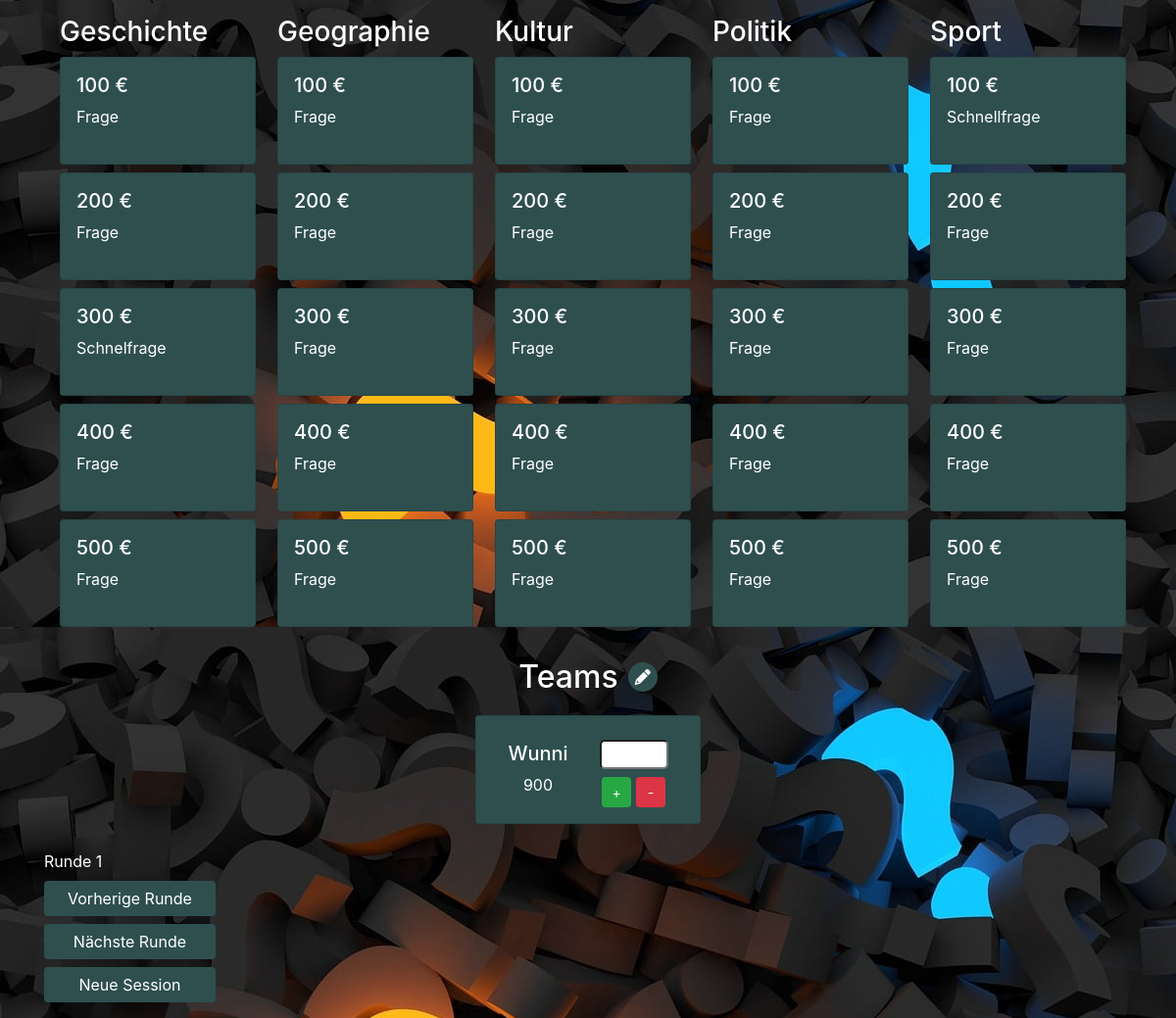
The page / on the database its author committed.
### tables this page shows
CREATE TABLE questions (
                ﻿question_id INTEGER PRIMARY KEY,
                question TEXT,
                answer TEXT,
                category TEXT,
                type TEXT,
                points INTEGER
            );

CREATE TABLE teams (
                team_id INTEGER PRIMARY KEY AUTOINCREMENT,
                name TEXT NOT NULL,
                score INTEGER DEFAULT 0,
                buzzer_id INTEGER,
                is_active INTEGER,
                buzzer_sound TEXT
                );

### app.py (the view)
@app.route('/')
def index():
    teams = dao.get_teams()
    answered_questions = dao.get_answered_questions_of_round(session_id, round_number)
    answered_question_ids = [question_id for question_id, _ in answered_questions]
    question_matrix = get_question_matrix_from_json_ids(dao, round_number, rounds_json_filepath)
    return render_template('index.html', question_matrix=question_matrix, answered_question_ids=answered_question_ids, teams=teams, round_number=round_number)

### database_access.py (called while the page is built)
    def get_db_connection(self) -> tuple[sqlite3.Connection, sqlite3.Cursor]:
        try:
            conn = sqlite3.connect(self.dbfile, check_same_thread=False)
            cursor = conn.cursor()
            cursor.row_factory = sqlite3.Row
            return conn, cursor
        except sqlite3.Error as err:
            error_handler(err,traceback.format_exc())

    def get_multiple_questions_by_ids(self, question_ids):
        try:
            conn, cursor = self.get_db_connection()
            placeholders = ','.join('?' for _ in question_ids)
            query = f'SELECT * FROM questions WHERE question_id IN ({placeholders}) ORDER BY points ASC'
            questions = cursor.execute(query, question_ids).fetchall()
            conn.close()
            return questions
        except sqlite3.Error as err:
            error_handler(err, traceback.format_exc())

    def get_teams(self) -> list:
        try:
            conn, cursor = self.get_db_connection()
            teams = cursor.execute('SELECT * FROM teams').fetchall()
            conn.close()
            return teams
        except sqlite3.Error as err:
            error_handler(err,traceback.format_exc())

    def get_answered_questions_of_round(self, session_id, round_number) -> list:
        try:
            conn, cursor = self.get_db_connection()
            result = cursor.execute('SELECT question_id, team_id FROM sessions WHERE session_id = ? AND round_number = ? AND points > 0', (session_id, round_number)).fetchall()
            conn.close()
            return [(r["question_id"], r["team_id"]) for r in result]
        except sqlite3.Error as err:
            self.error_handler(err, traceback.format_exc())
            return None

### question_selector.py (called while the page is built)
def get_question_matrix_from_json_ids(dao, round_number, json_filepath):
    question_matrix = []
    with open(json_filepath, 'r') as file:
        parsed_data = json.load(file)
        json_obj = next((item for item in parsed_data if item["round_number"] == round_number), None)
        questions = json_obj.get("questions")
        if questions:
            for category in questions:
                question_ids = questions[category]
                if question_ids:
                    question_matrix.append(dao.get_multiple_questions_by_ids(question_ids))
    return question_matrix

### templates/index.html (shortened to what this page needs)
<!DOCTYPE html>
<html lang="en">
<head>
    <link rel="stylesheet" href="https://stackpath.bootstrapcdn.com/bootstrap/4.5.2/css/bootstrap.min.css">
    <link rel="stylesheet" href="https://cdnjs.cloudflare.com/ajax/libs/font-awesome/6.0.0-beta3/css/all.min.css">
</head>
<body>
    <div class="container">
        <div class="row my-3">
            {% for category in question_matrix %}
                <div class="col-md-2 mx-3">
                    <div class="category-block">
                        <h3>{{ category[0]["category"] }}</h3>
                        <div class="d-flex flex-column">
                            {% for question in category %}
                                <div class="card question-card mb-2 {{ "answered" if question["question_id"] in answered_question_ids }}" data-question-id="{{ question["question_id"] }}"">
                                    <div class="card-body">
                                        <h5 class="card-title">{{ question["points"] }} €</h5>
                                        <p class="card-text">{{ question["type"] }}</p>
                                    </div>
                                </div>
                            {% endfor %}
                        </div>
                    </div>
                </div>
            {% endfor %}
        </div>
        <div class="row mt-4">
            <div class="col-md-12">
                <div class="team-cards-wrapper">
                    <div class="team-header">
                        <h2>Teams</h2>
                        <button id="toggle-team-settings-btn" class="btn btn-primary btn-icon">
                            <i class="fas fa-pencil-alt"></i>
                        </button>
                    </div>
                    <div class="row team-cards-container">
                        {% for team in teams %}
                        <div>
                            <div class="card team-card {{ "active" if team.is_active }}" data-team-id="{{ team.team_id }}">
                                <div class="card-body team-card-body">
                                    <div class="mx-3">
                                        <h5 class="card-title">{{ team.name }}</h5>
                                        <span class="card-text">{{ team.score }}</span>
                                    </div>
                                    <div class="team-add-points mt-2 mx-3">
                                        <input type="number" class="mb-2 team-add-points-input" id="points-{{ team.team_id }}">
                                        <div class="manual-score-change-container">
                                            <button class="btn btn-success btn-sm team-control-btn" data-team-id="{{ team.team_id }}" data-action="add">+</button>
                                            <button class="btn btn-danger btn-sm team-control-btn" data-team-id="{{ team.team_id }}" data-action="subtract">-</button>
                                        </div>
                                    </div>
                                </div>
                            </div>
                        </div>
                        {% endfor %}
                    </div>
                </div>
            </div>
        </div>
        <div class="my-3">
            <div class="mt-2">
                <span class="session-controls">Runde <span id="round-number">{{ round_number }}</span></span>
            </div>
            <form action="{{ url_for("previous_round") }}" method="post" class="mt-2">
                <button type="submit" class="btn btn-primary session-controls">Vorherige Runde</button>
            </form>
            <form action="{{ url_for("next_round") }}" method="post" class="mt-2">
                <button type="submit" class="btn btn-primary session-controls">Nächste Runde</button>
            </form>
            <form action="{{ url_for("new_session") }}" method="post" class="mt-2">
                <button type="submit" class="btn btn-primary session-controls">Neue Session</button>
            </form>
        </div>
    </div>
</body>
</html>

### templates/index.html (style rules this page uses)
body { color: white; background-image: url("/static/images/question-mark.png"); }
.btn-primary { background-color: darkslategrey; border: none; }
.question-card { cursor: pointer; }
.card { background-color: darkslategrey; height: 110px; width: 200px; }
.card-body { padding: 1rem; }
.card-title { margin-bottom: 0.5rem; overflow: hidden; white-space: nowrap; text-overflow: ellipsis; max-width: 150px; }
.category-block { width: 100%; }
.team-cards-wrapper { text-align: center; }
.team-header { display: flex; align-items: center; justify-content: center; gap: 10px; margin-bottom: 20px; }
.team-header h2 { margin: 0; }
.team-cards-container { display: flex; justify-content: center; align-items: center; flex-wrap: wrap; gap: 20px; }
.team-card { position: relative; height: auto; width: 100%; margin-bottom: 10px; }
.team-card-body { display: flex; justify-content: space-between; align-items: center; }
.team-add-points { display: flex; flex-direction: column; align-items: center; }
.team-add-points-input { width: 70px; margin-bottom: 10px; border-radius: 5px; }
.team-control-btn { width: 30px; }
.manual-score-change-container { display: flex; gap: 5px; }
.btn-icon { width: 30px; height: 30px; padding: 0; border-radius: 50%; border: none; display: flex; align-items: center; justify-content: center; background-color: darkslategrey; }
.session-controls { width: 175px; }

### rows shown on the page
questions: category "Geschichte", points "100", type "Frage"
questions: points "200", type "Frage"
questions: points "300", type "Schnelfrage"
questions: points "400", type "Frage"
questions: points "500", type "Frage"
questions: category "Geographie", points "100", type "Frage"
questions: points "200", type "Frage"
questions: points "300", type "Frage"
questions: points "400", type "Frage"
questions: points "500", type "Frage"
questions: category "Kultur", points "100", type "Frage"
questions: points "200", type "Frage"
questions: points "300", type "Frage"
questions: points "400", type "Frage"
questions: points "500", type "Frage"
questions: category "Politik", points "100", type "Frage"
questions: points "200", type "Frage"
questions: points "300", type "Frage"
questions: points "400", type "Frage"
questions: points "500", type "Frage"
questions: category "Sport", points "100", type "Schnellfrage"
questions: points "200", type "Frage"
questions: points "300", type "Frage"
questions: points "400", type "Frage"
questions: points "500", type "Frage"
teams: name "Wunni", score "900"

### other values the page prints
{{ round_number }} "1"
